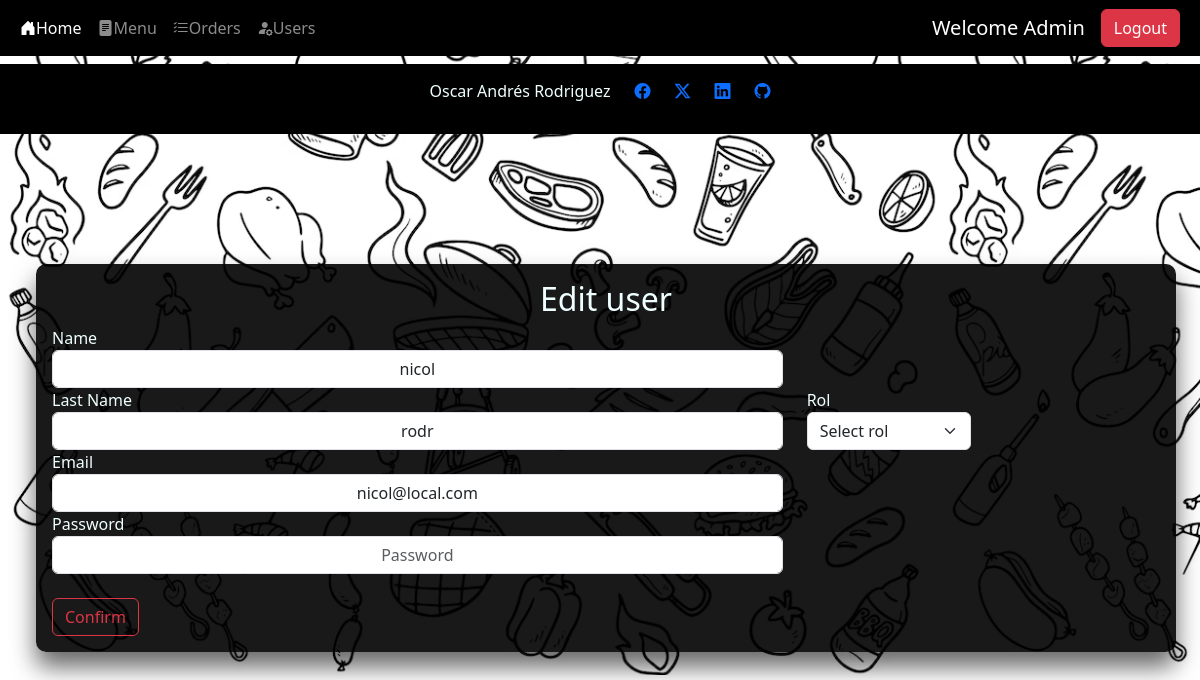
/users/update_user/4 (signed in), run on the app's committed database.
### src/db/db_models.py (models this page shows)
class Users(Base):
    __tablename__ = "users"
    id = Column(Integer,primary_key=True, index=True)
    name = Column(String)
    last_name = Column(String)
    email = Column(String, unique=True, index=True, nullable=False)
    password = Column(String, nullable=False)
    rol_id = Column(Integer, ForeignKey('roles.id'), nullable=True)

### src/routes/users.py (the view)
@router.get('/update_user/{id}')
def update_user_page(request: Request, response:Response, id:int, db: Session = Depends(get_db)):
    print("Loading edit user page")
    user, body = get_current_user(request=request, db=db)
    if user is None:
        return RedirectResponse(url="/home",status_code=status.HTTP_307_TEMPORARY_REDIRECT)
    if user.rol_id != 1:
        body["msg"] = "Unauthorized user getting back to home page"
        return templates.TemplateResponse("users.html", body)
    edit_user = db.query(Users).filter(Users.id == id).first()
    body["user"] = edit_user
    return templates.TemplateResponse("edit-user.html", body)

### templates/edit-user.html (shortened to what this page needs)
{% extends "layout.html" %}
{% block content %}
<div class="center-box container m-4 p-3" >
    <h2 class="text-center">Edit user</h2>
    <form action="/users/update_user/{{user.id}}" method="post">
        <div class="row align-items-center">
            <div class="col-md-8 ">
                <label for="name">Name</label>
                <input type="text" class="form-control text-center" name="name" id="name" value="{{user.name}}">
            </div>
            <div class=" col-md-8">
                <label for="last_name">Last Name</label>
                <input type="text" class="form-control text-center" name="last_name" id="last_name" value="{{user.last_name}}">
            </div>
            <div class=" col-md-2">
                <label for="rol">Rol</label>
                <select name="rol" id="rol" class="form-select">
                    <option selected>Select rol</option>
                </select>
            </div>
        </div>
        <div class="row align-items-center">
            <div class="col-8">
                <label for="email">Email</label>
                <input type="email" class="form-control text-center" name="email" id="email" value="{{user.email}}">
            </div>
            <div class="col-8">
                <label for="password">Password</label>
                <input type="password" class="form-control text-center" name="password" id="password" placeholder="Password">
            </div>
        </div>
        <div class="col-auto pt-4">
            <button type="submit" class="btn btn-outline-danger ">Confirm</button>
        </div>
    </form>
</div>
{% endblock %}

### templates/nav-bar.html (shortened to what this page needs)
<nav class="navbar navbar-expand-lg navbar-dark bg-black ">
    <div class="container-fluid">
      <div class="collapse navbar-collapse" id="navbarSupportedContent">
        <ul class="navbar-nav me-auto mb-2 mb-lg-0">
          <li class="nav-item">
            <a class="nav-link active" aria-current="page" href="/home"> <i class="bi-house-door-fill"></i>Home</a>
          </li>
        {% if session %}
          <li class="nav-item">
            <a class="nav-link" href="/menu"> <i class="bi-file-text-fill"></i>Menu</a>
          </li>
          {% if rol != 4%}
          <li class="nav-item">
            <a class="nav-link" href="/orders"> <i class="bi-list-check"></i>Orders</a>
          </li>
          {% endif %}
        {% endif %}
        {% if rol == 1%}
          <li class="nav-item">
            <a class="nav-link" href="/users/users"> <i class="bi-person-fill-gear"></i>Users</a>
          </li>
        {% endif %}
      </ul>
      {% if USERNAME  %}
      <a class="navbar-brand">Welcome {{ USERNAME | title }}</a>
      {% endif %}
        {% if session == True %}
        <form class="d-flex" role="logout" method="post" action="/logout">
          <button class="btn btn-danger me-2" href="/logout" type="submit">Logout</button>
        </form>
          {% else %}
          <a class="btn btn-success me-2" href="/login">Login</a>
          <a class="btn btn-info me-2" href="/register">Register</a>
          {% endif %}
      </div>
    </div>
  </nav>

### static/styles.css (style rules this page uses)
body { background-image: url("/static/food.png"); }
.center-box { position: absolute; top: 30%; background: rgba(0,0,0,.9); color: azure; box-sizing: border-box; box-shadow: 0 15px 25px rgba(0,0,0,.6); border-radius: 10px; }

### data on the page
Users: name "Admin"
Users: name "nicol", last_name "rodr", email "nicol@local.com"
